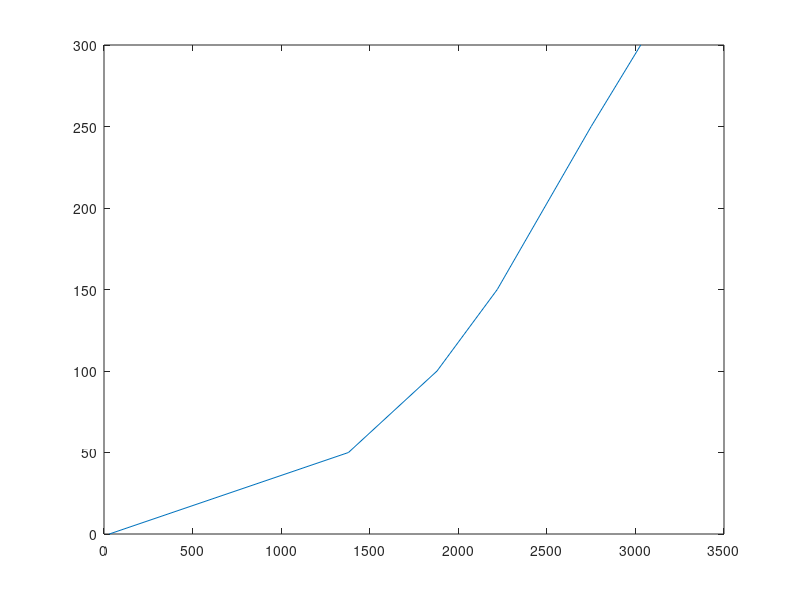

MATLAB code to generate this figure:
%From Datasheet Characteristics Chart
%distance = [3.5,   4,    5,   6,    7,    8,   9,   10,   12,   14,   16,   18,   20,   25,   30,   35,   40];
%voltage  = [  3, 2.7, 2.35, 2.2, 1.75, 1.57, 1.4, 1.26, 1.07, 0.93, 0.81, 0.72, 0.67, 0.52, 0.43, 0.38, 0.33];

distance = [0.00, 0.50, 1.00, 1.50, 2.50, 3.00];
voltage =  [0.03, 1.38, 1.88, 2.22, 2.75, 3.03];

d_10minus4m = distance .* 100;
voltage_mV = voltage .*1000;

plot(voltage_mV,d_10minus4m);